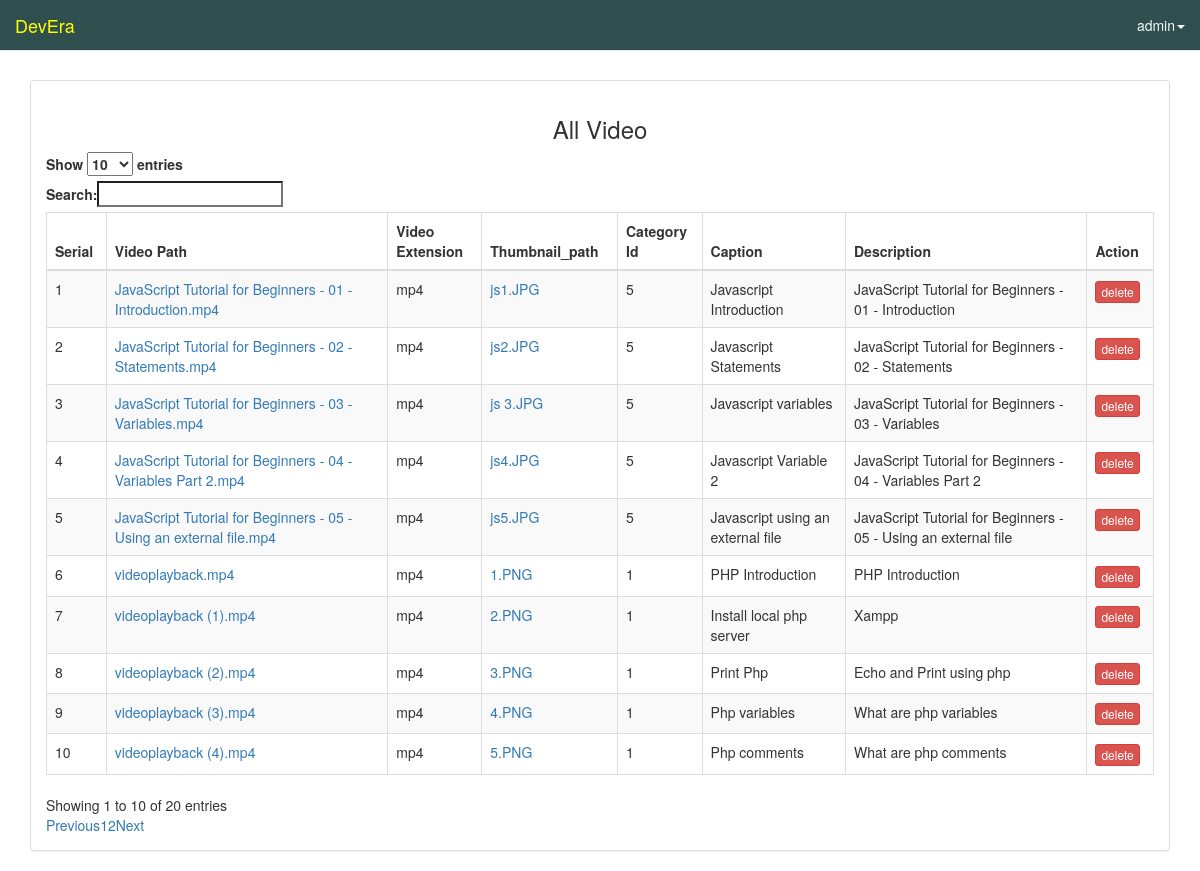
The app's page /admin_videoview.php (signed in) with its own data.
### tables this page shows
CREATE TABLE IF NOT EXISTS `video` (
  `video_id` int(11) NOT NULL AUTO_INCREMENT,
  `video_path` varchar(255) NOT NULL,
  `video_ext` varchar(255) NOT NULL,
  `thumbnail_path` varchar(255) NOT NULL,
  `category_id` varchar(255) NOT NULL,
  `caption` varchar(255) NOT NULL,
  `description` text NOT NULL,
  `duration` int(10) NOT NULL,
  PRIMARY KEY (`video_id`)
);

### admin_videoview.php (the view, shortened to what this page needs)
<?php
require 'connection.php';
?>
<!DOCTYPE html>
<html lang="en">
<head>
  <link rel="stylesheet" href="https://maxcdn.bootstrapcdn.com/bootstrap/3.3.7/css/bootstrap.min.css">
  <link href="https://cdn.datatables.net/1.10.19/css/dataTables.bootstrap.min.css" rel="stylesheet" type="text/css">
</head>
<body>
<nav class="navbar navbar-default navbar-fixed-top">
  <div class="container-fluid">
    <div class="navbar-header">
      <a class="navbar-brand" href="home.php">DevEra</a>
    </div>
    <div class="collapse navbar-collapse" id="myNavbar">
    <ul class="nav navbar-nav navbar-right">
      <li class="dropdown">
        <a href="#"  class="dropdown-toggle" data-toggle="dropdown"><?php echo $_SESSION["username"] ?><span class="caret"></span></a>
      </li>
    </ul>
    </div>
  </div>
</nav>
<div class="container">
  <div class="panel panel-default">
    <div class="panel-body">
       <center><h3>All Video</h3></center>
       <div class="table-responsive">
    <table class="table table-striped table-bordered" id="example">
      <thead>
      <tr>
        <th>Serial</th>
        <th>Video Path</th>
        <th>Video Extension</th>
        <th>Thumbnail_path</th>
        <th>Category Id</th>
        <th>Caption</th>
        <th>Description</th>
        <th>Action</th>
      </tr>
    </thead>
    <tbody>
      <?php
          $show_video ="select * from video";
          $result = $conn->query($show_video);
          if ($result->num_rows > 0) {
            $i=1;
            while($row = $result->fetch_assoc()) {
      ?>
      <tr>
        <td><?php echo $i?></td>
        <td><a href="http://localhost/Devera/video/<?php echo $row['video_path']?>"><?php echo $row['video_path']?></a></td>
        <td><?php echo $row['video_ext']?></td>
        <td><a href="http://localhost/Devera/video/<?php echo $row['thumbnail_path']?>"><?php echo $row['thumbnail_path']?></a></td>
        <td><?php echo $row['category_id']?></td>
        <td><?php echo $row['caption']?></td>
        <td><?php echo $row['description']?></td>
        <td>
            <form action="admin_videoview.php" method="post">
              <input type="submit" name="submit" class="btn btn-danger btn-xs" value="delete">
            </form>
        </td>
      </tr>
      <?php
              $i++;
            }
          }
      ?>
    </tbody>
    </table>
  </div>
  </div>
  </div>
</div>
</body>
</html>

### admin_videoview.php (style rules this page uses)
.navbar { background-color: #2F4F4F; }
.navbar li a, .navbar .navbar-brand { color: #d5d5d5 ; }
.navbar .navbar-nav li a { color: #F8F8F8 ; }
.navbar li a, .navbar .navbar-brand:hover { color: #FFFF00 ; }
.container { margin-top: 80px; }

### records on screen
video: video_path "JavaScript Tutorial for Beginners - 01 - Introduction.mp4", video_ext "mp4", thumbnail_path "js1.JPG", category "5", caption "Javascript Introduction", description "JavaScript Tutorial for Beginners - 01 - Introduction"
video: video_path "JavaScript Tutorial for Beginners - 02 - Statements.mp4", video_ext "mp4", thumbnail_path "js2.JPG", category "5", caption "Javascript Statements", description "JavaScript Tutorial for Beginners - 02 - Statements"
video: video_path "JavaScript Tutorial for Beginners - 03 - Variables.mp4", video_ext "mp4", thumbnail_path "js 3.JPG", category "5", caption "Javascript variables", description "JavaScript Tutorial for Beginners - 03 - Variables"
video: video_path "JavaScript Tutorial for Beginners - 04 - Variables Part 2.mp4", video_ext "mp4", thumbnail_path "js4.JPG", category "5", caption "Javascript Variable 2", description "JavaScript Tutorial for Beginners - 04 - Variables Part 2"
video: video_path "JavaScript Tutorial for Beginners - 05 - Using an external file.mp4", video_ext "mp4", thumbnail_path "js5.JPG", category "5", caption "Javascript using an external file", description "JavaScript Tutorial for Beginners - 05 - Using an external file"
video: video_path "videoplayback.mp4", video_ext "mp4", thumbnail_path "1.PNG", category "1", caption "PHP Introduction", description "PHP Introduction"
video: video_path "videoplayback (1).mp4", video_ext "mp4", thumbnail_path "2.PNG", category "1", caption "Install local php server", description "Xampp"
video: video_path "videoplayback (2).mp4", video_ext "mp4", thumbnail_path "3.PNG", category "1", caption "Print Php", description "Echo and Print using php"
video: video_path "videoplayback (3).mp4", video_ext "mp4", thumbnail_path "4.PNG", category "1", caption "Php variables", description "What are php variables"
video: video_path "videoplayback (4).mp4", video_ext "mp4", thumbnail_path "5.PNG", category "1", caption "Php comments", description "What are php comments"

### other values on screen
$_SESSION["username"] "admin"
